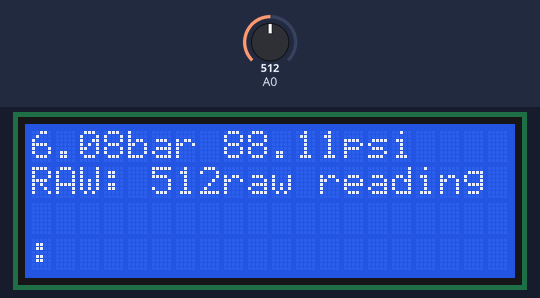
This sketch was run on a simulated Arduino Uno, built with avr-gcc and run on an emulated ATmega328P. Parts: 20×4 character LCD. Inputs (shaded band) come from the test bench; at power-on: A0 = 512. What the sketch prints to the serial monitor is not drawn.

Above: at 3.2 s.
3.3 s: A0 set to 716
At 3.9 s:
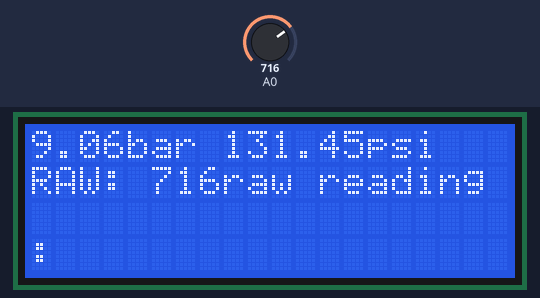
4.8 s: A0 set to 634
At 5.7 s:
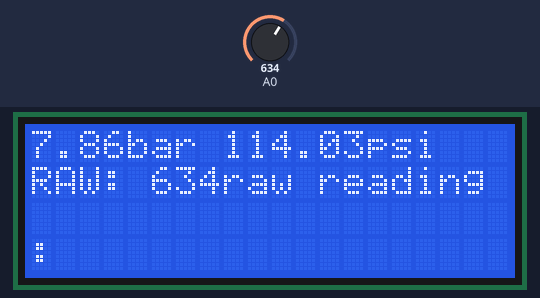
6.3 s: A0 set to 608
At 7.5 s:
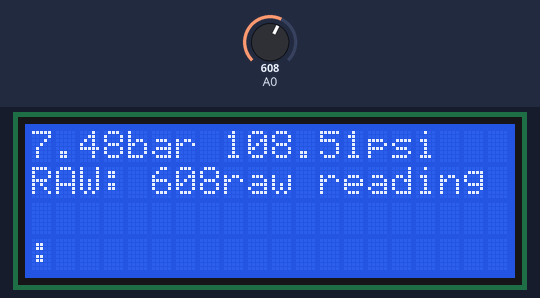
7.8 s: A0 set to 511
At 8.1 s:
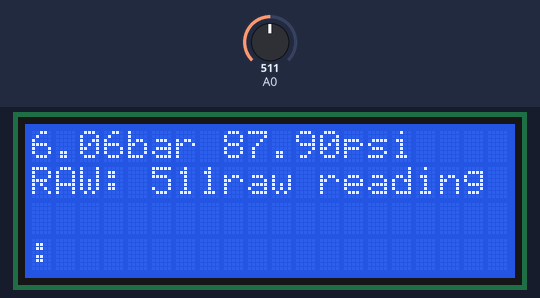
Timing chart, 0 to 10.3 s (numbered marks = the images above; inputs shaded):
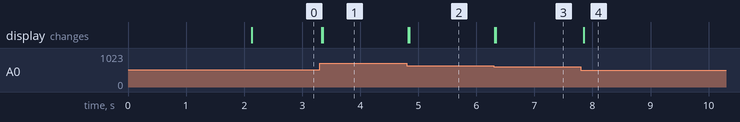

Measured:
- after the input at 3.3 s, the display: first changes at once (image 1 shows a later state)
- after the input at 4.8 s, the display: first changes at once (image 2 shows a later state)
- after the input at 6.3 s, the display: first changes at once (image 3 shows a later state)
- after the input at 7.8 s, the display: changes after 0.05 s (image 4)

The sketch:

pressureOnly.ino
```cpp
#include "LiquidCrystal_I2C.h"
#define LCD_ADDRESS 0x27                                                                              // Define LCD characteristics
#define LCD_ROWS 2
#define LCD_COLUMNS 16
#define SCROLL_DELAY 150
#define BACKLIGHT 255                                                                                // object initialization
LiquidCrystal_I2C lcd(0x27, 20, 4);
int n = 1;
int val;                                                                                             // A simple data logger for the Arduino analog pins
#define LOG_INTERVAL  1000 // mills between entries (reduce to take more/faster data)
// how many milliseconds before writing the logged data permanently to disk
// set it to the LOG_INTERVAL to write each time (safest)
// set it to 10*LOG_INTERVAL to write all data every 10 datareads, you could lose up to
// the last 10 reads if power is lost but it uses less power and is much faster!

#define SYNC_INTERVAL 10000 // mills between calls to flush() - to write data to the card 600000 = 10 minutes
int filename = 1;
void error(char *str)
{
  Serial.print(F("error: "));
  Serial.println(str);
}


void setup(void) {
  Serial.begin(9600);                                                                                 // start serial port
  Serial.println(F("pressure reading off SKU237545 SENSOR"));                                         //F = macro function to save dynamic memory
  lcd.init();         // start the lcd library
  lcd.backlight();    // turn on the lcd backlight
  lcd.print(F("SKU237545 SENSOR" ));
  lcd.setCursor(0, 1);
  lcd.print(F("  bar and psi " ));
  delay (2000);

}
void loop(void) {
  int sensorVal = analogRead(A0);
  //Serial.print("Sensor Value: ");
  //Serial.print(sensorVal);
  float voltage = (sensorVal * 5.0) / 1024.0;
  //    Serial.print("Volts: ");
  //    Serial.print(voltage);
  float pressure_pascal = (3.0 * ((float)voltage - 0.475)) * 1000000.0;                 //calibrate here
  float pressure_bar = pressure_pascal / 10e5;
  float pressure_psi = pressure_bar * 14.5038;
  Serial.print("Pressure = ");
  Serial.print(pressure_bar);
  Serial.print(" bars  ");
  Serial.print ("psi ");
  Serial.print (pressure_psi);
  Serial.println();
  lcd.setCursor(0, 0);
  lcd.print(pressure_bar);                                   // Print String to LCD on first line
  lcd.print ("bar ");
  lcd.print (pressure_psi);
  lcd.print ("psi   ");

  lcd.setCursor(0, 1);
  lcd.print("RAW: ");                                   // Print String to LCD on first line
  lcd.print (analogRead(A0));
  lcd.print("raw reading : ");
  Serial.println(analogRead(A0),5);

}
```
